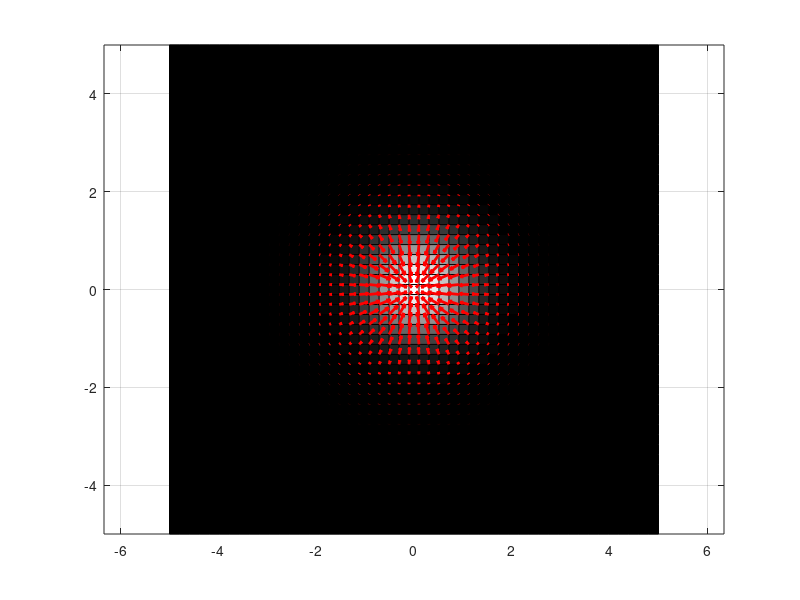

Recreate this plot in MATLAB.
clear

ng = 40;
x = linspace(-5,5,ng)';
y = linspace(-5,5,ng)';
[X,Y] = meshgrid(x,y);

% temperature function
a = 2.5/pi;
T = sin(a*Y) + log(1+X.^2);

figure(1),clf
pcolor(x,y,T), hold on
axis tight equal, box on, grid on
xlabel('X'), ylabel('Y'), zlabel('T(X,Y)')
colormap(gray)

% compute gradients and plot it
[Tx,Ty] = gradient(T,x,y);
quiver(X,Y,Tx,Ty,'LineWidth',1)

% boat at (1,1,0) moving in the direction <1,1,1>
Tvalb = sin(a*1) + log(1+1^2);
% plot3(1,1,Tvalb,'rd','MarkerFaceColor','r','MarkerSize',10)
% quiver3(1,1,Tvalb,1,1,0,'r','LineWidth',2)
plot(1,1,'rd','MarkerFaceColor','r','MarkerSize',10)
quiver(1,1,3/2,1/2,'r','LineWidth',2)

%%

clear
ng = 50;
x = linspace(-5,5,ng)';
y = linspace(-5,5,ng)';
[X,Y] = meshgrid(x,y);
F = exp(-(X.^2 + Y.^2));

[Fx,Fy] = gradient(F,x,y);

figure(1),clf
pcolor(x,y,F), hold on
quiver(X(:),Y(:),Fx(:),Fy(:),'r-','LineWidth',2)
grid on, box on
axis tight equal
colormap(gray)